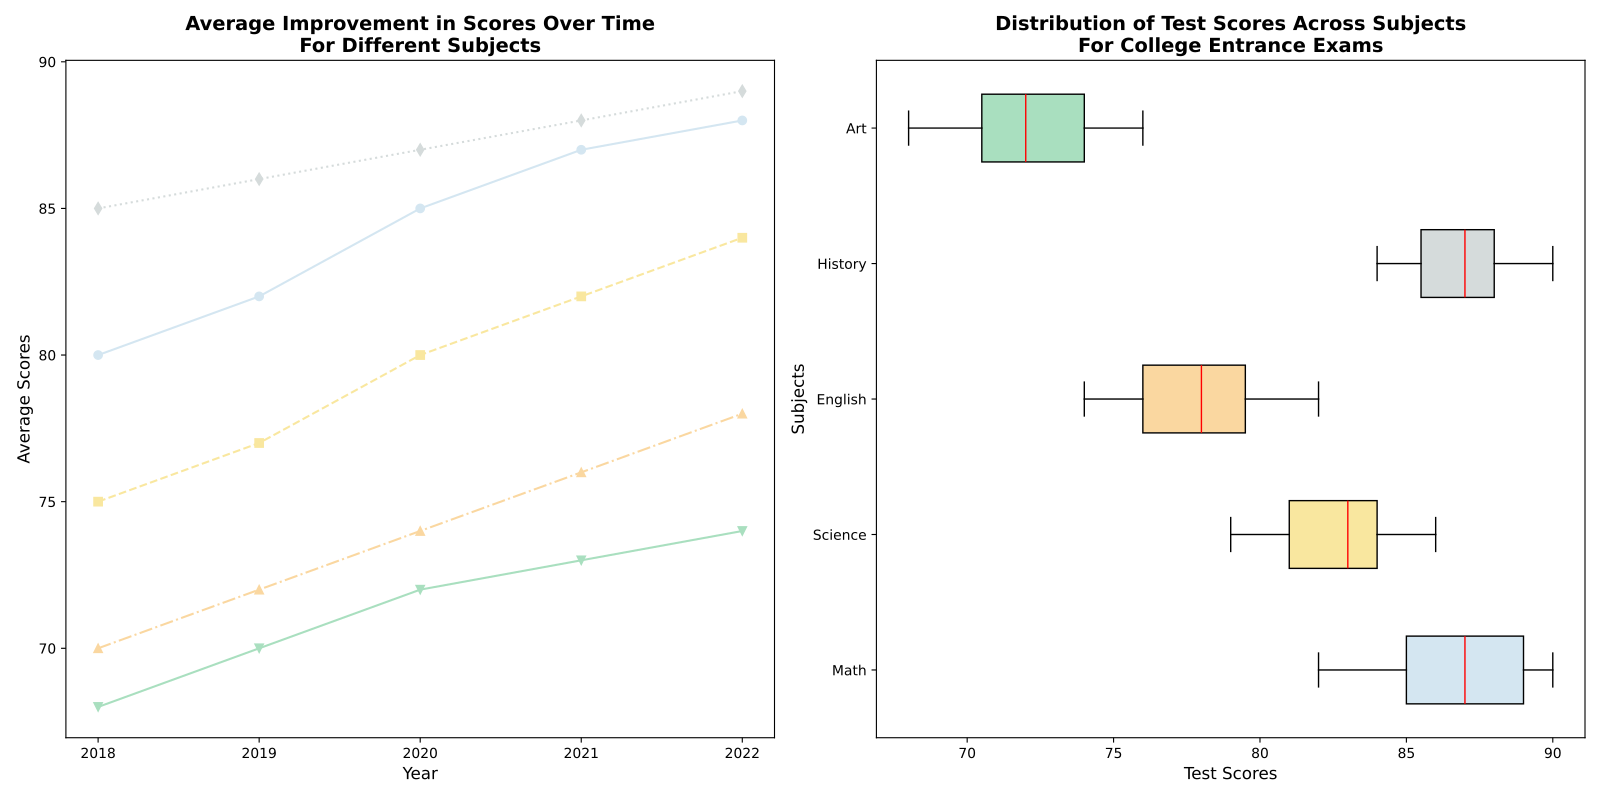

The script that drew this image:
import matplotlib.pyplot as plt
import numpy as np

math_scores = [82, 89, 90, 85, 88, 86, 87, 85, 89, 90, 87, 88, 84, 85, 89]
science_scores = [79, 81, 83, 80, 82, 84, 81, 85, 86, 83, 80, 82, 85, 84, 83]
english_scores = [75, 78, 77, 80, 82, 76, 78, 74, 79, 81, 80, 77, 76, 75, 78]
history_scores = [88, 85, 87, 86, 89, 90, 85, 84, 88, 86, 87, 88, 89, 85, 86]
art_scores = [70, 72, 68, 73, 75, 71, 72, 69, 74, 76, 74, 71, 70, 73, 75]

years = np.array([2018, 2019, 2020, 2021, 2022])
avg_math_scores = np.array([80, 82, 85, 87, 88])
avg_science_scores = np.array([75, 77, 80, 82, 84])
avg_english_scores = np.array([70, 72, 74, 76, 78])
avg_history_scores = np.array([85, 86, 87, 88, 89])
avg_art_scores = np.array([68, 70, 72, 73, 74])

fig, (ax1, ax2) = plt.subplots(1, 2, figsize=(16, 8))

# Plot for average scores over time
ax1.plot(years, avg_math_scores, color='#D4E6F1', marker='o', linestyle='-')
ax1.plot(years, avg_science_scores, color='#F9E79F', marker='s', linestyle='--')
ax1.plot(years, avg_english_scores, color='#FAD7A0', marker='^', linestyle='-.')
ax1.plot(years, avg_history_scores, color='#D5DBDB', marker='d', linestyle=':')
ax1.plot(years, avg_art_scores, color='#A9DFBF', marker='v', linestyle='-')

ax1.set_title('Average Improvement in Scores Over Time\nFor Different Subjects', fontsize=14, fontweight='bold')
ax1.set_xlabel('Year', fontsize=12)
ax1.set_ylabel('Average Scores', fontsize=12)
ax1.xaxis.set_major_locator(plt.MaxNLocator(integer=True))

# Horizontal box plot for distribution of test scores
subjects = ['Math', 'Science', 'English', 'History', 'Art']
test_scores = [math_scores, science_scores, english_scores, history_scores, art_scores]
box_colors = ['#D4E6F1', '#F9E79F', '#FAD7A0', '#D5DBDB', '#A9DFBF']

box = ax2.boxplot(test_scores, vert=False, patch_artist=True,
                  boxprops=dict(color='black'),
                  whiskerprops=dict(color='black'),
                  capprops=dict(color='black'),
                  flierprops=dict(marker='o', color='black', alpha=0.5),
                  medianprops=dict(color='red'))

for patch, color in zip(box['boxes'], box_colors):
    patch.set_facecolor(color)

ax2.set_yticklabels(subjects)
ax2.set_title('Distribution of Test Scores Across Subjects\nFor College Entrance Exams', fontsize=14, fontweight='bold')
ax2.set_xlabel('Test Scores', fontsize=12)
ax2.set_ylabel('Subjects', fontsize=12)

plt.tight_layout()
plt.show()
